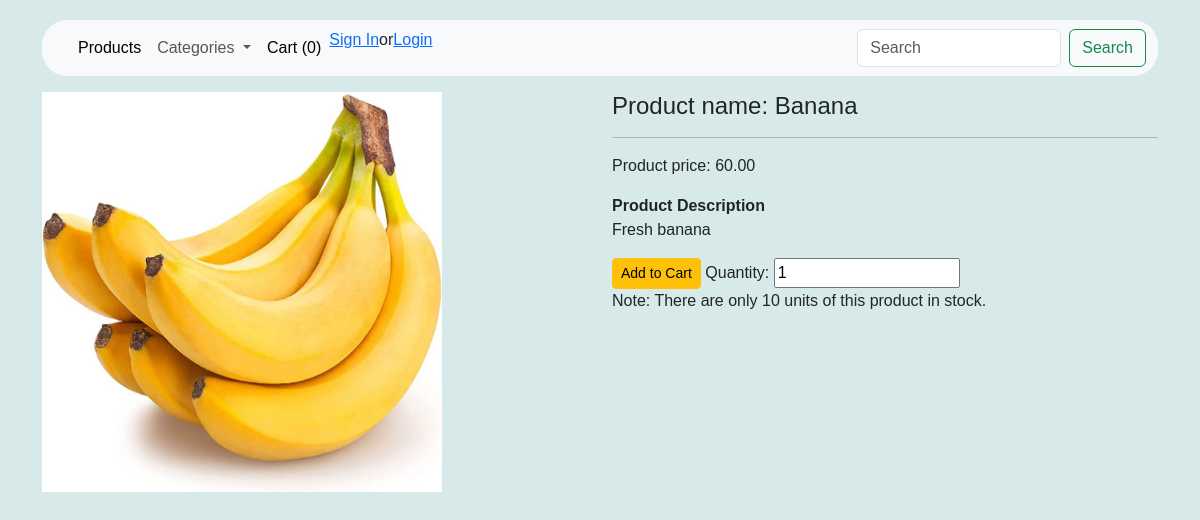
Before: /product/4 with the older database file.
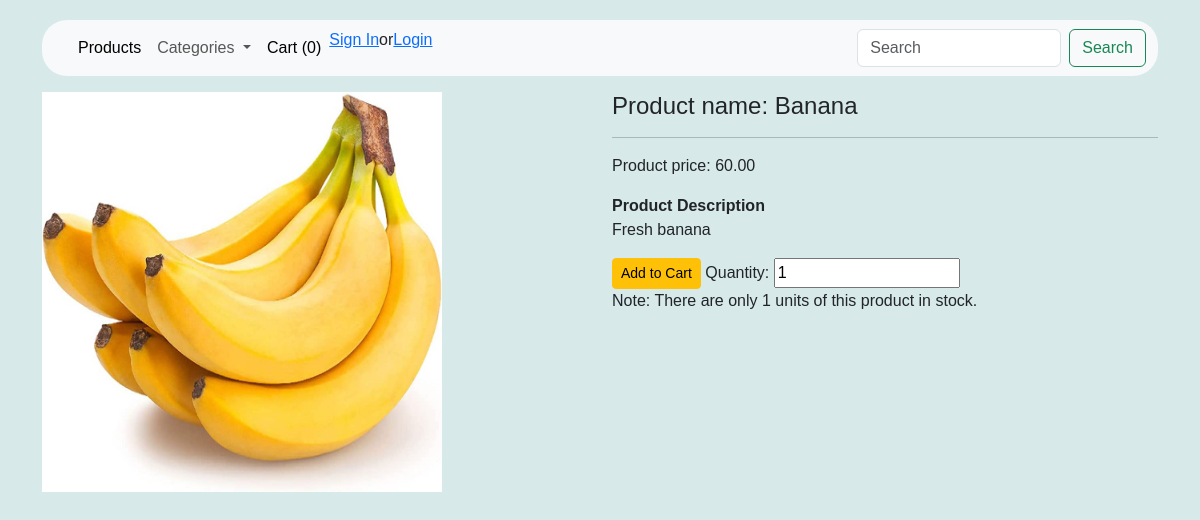
After: the same page with the newer database file.
### store/products/models.py (models this page shows, shortened)
class AddProduct(db.Model):
    __searchable__ = ['name', 'desc']
    id = db.Column(db.Integer, primary_key=True, autoincrement=True)
    name = db.Column(db.String(80), nullable=False)
    price = db.Column(db.Numeric(10,2), nullable=False)
    stock = db.Column(db.Integer, nullable = False)
    desc = db.Column(db.Text, nullable=False)
    mftr_date = db.Column(db.Date, nullable=False)
    exp_date = db.Column(db.Date, nullable=False)
    pub_date = db.Column(db.DateTime, nullable=False,
        default=datetime.utcnow)
    category_id = db.Column(db.Integer, db.ForeignKey('category.id'),nullable=False)
    category = db.relationship('Category',backref=db.backref('posts', cascade="all, delete-orphan",lazy=True))
    image = db.Column(db.String(150), nullable=True)

### store/products/routes.py (the view)
@app.route('/product/<int:id>')
def single_page(id):
    product = AddProduct.query.get_or_404(id)
    categories = Category.query.join(AddProduct,(Category.id == AddProduct.category_id)).all()
    return render_template('products/single_page.html',product=product, categories=categories)

### store/templates/products/single_page.html (shortened to what this page needs)
{% extends 'layout.html' %}
{% block content %}
{% include 'navbar.html' %}
<div class="container" mt-5>
    <div class="row">
        <div class="col-md-6 mt-3" id="b_image">
            <img src="{{url_for('static', filename='images/' + product.image )}}" alt="{{product.name}}" height="400" width="400">
        </div>
        <div class="col-md-6 mt-3">
            <h4> Product name: {{product.name}}</h4>
            <hr>
            <p>Product price: {{product.price}}</p>
            <b>Product Description</b>
            <p>{{product.desc}}</p>
            <form action="{{url_for('AddCart')}}" method="POST">
                <button type="submit" class="btn btn-sm btn-warning">Add to Cart</button>
                <label for="">Quantity:</label>
                <input type="number" name="quantity" id="" value="1" max="{{product.stock}}">
            </form>
            <p>Note: There are only {{product.stock}} units of this product in stock.</p>
        </div>
    </div>
</div>
{% endblock content %}

### store/templates/layout.html (shortened to what this page needs)
<!doctype html>
<html lang="en">
  <head>
    <link href="https://cdn.jsdelivr.net/npm/bootstrap@5.3.1/dist/css/bootstrap.min.css" rel="stylesheet">
  </head>
  <body>
    {%block content%}
    {% endblock content %}
  </body>
</html>

### store/templates/navbar.html (shortened to what this page needs)
<div class="container"  >
    <nav class="navbar navbar-expand-lg bg-body-tertiary" style="border-radius: 25px;" >
        <div class="container-fluid">
          <div class="collapse navbar-collapse" id="navbarSupportedContent">
            <ul class="navbar-nav me-auto mb-2 mb-lg-0">
              <li class="nav-item">
                <a class="nav-link active" aria-current="page" href="{{url_for('home')}}">Products</a>
              </li>
              <li class="nav-item dropdown">
                <a class="nav-link dropdown-toggle" href="#" role="button" data-bs-toggle="dropdown" aria-expanded="false">
                  Categories
                </a>
              </li>
              <li class="nav-item">
                <a class="nav-link active" tabindex = "-1" href="{{url_for('getCart')}}">Cart ({{session['Shoppingcart']|length}})</a>
              </li>
              {% if current_user.is_authenticated %}
              <li class="nav-item">
                <a href="{{url_for('customer_logout')}}" class="nav-lin">Logout</a>
              </li>
              {% else %}
              <li class="nav-item">
                <a href="{{url_for('customer_register')}}" class="nav-lin">Sign In</a>
              </li>
              <li>
                <p>or</p>
              </li>
              <li class="nav-item">
                <a href="{{url_for('customerLogin')}}" class="nav-lin">Login</a>
              </li>
              {% endif %}
            </ul>
            <form class="d-flex" role="search" action="{{url_for('result')}}">
              <input class="form-control me-2" type="search" placeholder="Search" aria-label="Search" name="q">
              <button class="btn btn-outline-success" type="submit">Search</button>
            </form>
          </div>
        </div>
    </nav>
</div>

### store/templates/layout.html (style rules this page uses)
body { margin-top: 20px; background-color: hsl(180, 28%, 88%); font-family: Helvetica; }

Changed rows visible on the page:
changed AddProduct "Banana": quantity (not shown) → "1"; stock "10" → "1"
Other visible differences:
form field quantity: "1" → (not shown)
